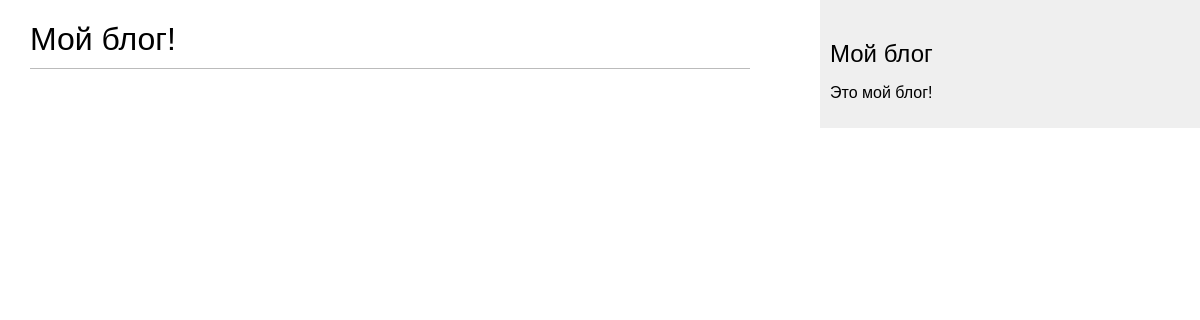
The page /blog/ on the database as committed earlier.
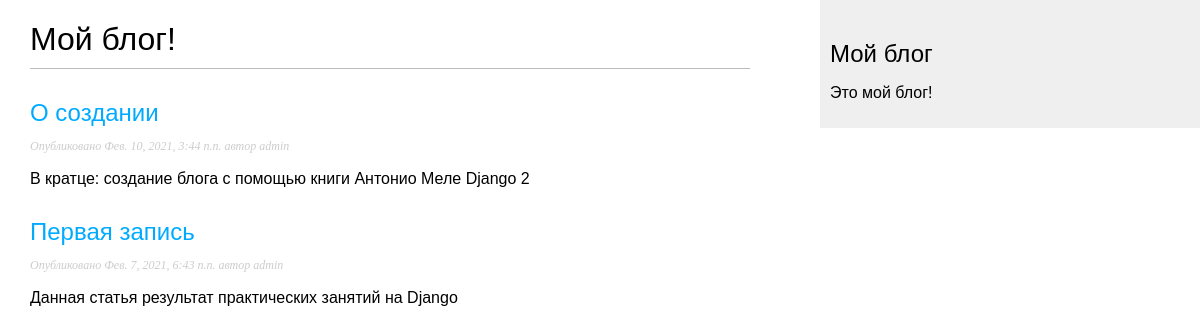
The same page on the database as committed later.
### blog/models.py (models this page shows, shortened)
class Post(models.Model):
    STATUS_CHOICES = (
        ('draft', 'Draft'),
        ('published', 'Published'),
    )
    title = models.CharField(max_length=250)
    slug = models.SlugField(max_length=250,
                            unique_for_date='publish')
    author = models.ForeignKey(User,
                               on_delete=models.CASCADE,
                               related_name='blog_posts')
    body = models.TextField()
    publish = models.DateTimeField(default=timezone.now)
    created = models.DateTimeField(auto_now_add=True)
    updated = models.DateTimeField(auto_now=True)
    status = models.CharField(max_length=10,
                              choices=STATUS_CHOICES,
                              default='draft')
    objects = models.Manager()  # The default manager.
    published = PublishedManager()  # Our custom manager.
    class Meta:
        ordering = ('-publish',)
    def get_absolute_url(self):
        return reverse('blog:post_detail',
                       args=[self.publish.year,
                             self.publish.month,
                             self.publish.day,
                             self.slug])

### blog/views.py (the view)
# urls.py: path('', views.post_list, name='post_list'),
def post_list(request):
    object_list = Post.published.all()
    paginator = Paginator(object_list, 3)
    page = request.GET.get('page')
    try:
        posts = paginator.page(page)
    except PageNotAnInteger:
        posts = paginator.page(1)
    except EmptyPage:
        posts = paginator.page(paginator.num_pages)
    return render(request,
                  'blog/post/list.html',
                  {'page': page,
                   'posts': posts})

### blog/models.py (called while the page is built)
    def get_queryset(self):
        return super(PublishedManager, self).get_queryset().filter(status='published')

### blog/templates/blog/post/list.html (shortened to what this page needs)
{% extends "blog/base.html" %}
{% block content %}
    <h1>Мой блог!</h1>
        {% for post in posts %}
        <h2>
            <a href="{{ post.get_absolute_url }}">{{ post.title }}</a>
        </h2>
        <p class="date">Опубликовано {{ post.publish }} автор {{ post.author }}</p>
        {{ post.body|truncatewords:30|linebreaks }}
{% endfor %}
{% endblock %}

Rows that differ between the two databases and show on the page:
added Post: title "О создании", publish "Фев. 10, 2021, 3:44 п.п.", author "admin", body "В кратце: создание блога с помощью книги Антонио Меле Django 2"
now on this page (row edited): Post: title "Первая запись", publish "Фев. 7, 2021, 6:43 п.п.", author "admin", body "Данная статья результат практических занятий на Django"
